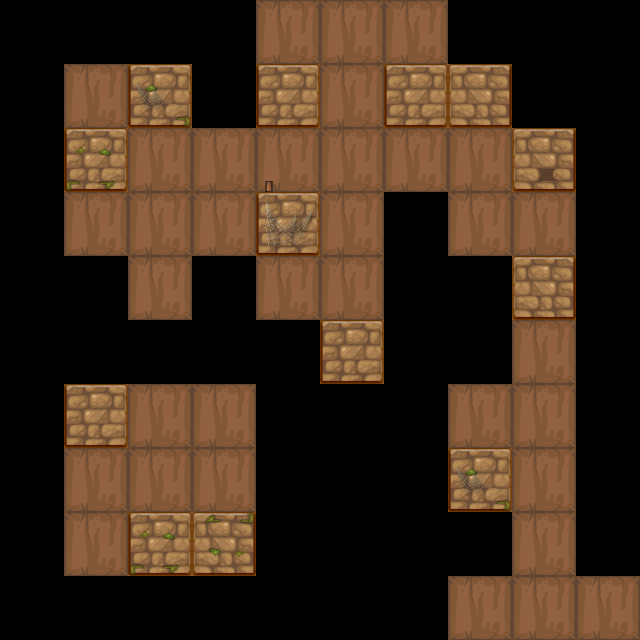

A 2D game scene composited from a Tiled map and its tileset images. What follows is a short description and the map's XML, with each tile layer's data collapsed to a summary:
An orthogonal 10x10 tile map with 64x64 px tiles, 2 tile layers (bg1, fg1) and 17 objects (11x wall, enemy, door, banziL, key, ...).

<map version="1.0" orientation="orthogonal" renderorder="right-down" width="10" height="10" tilewidth="64" tileheight="64">
 <properties>
  <property name="maxStep" value="6" />
 </properties>
 <tileset firstgid="1" name="lv1map" tilewidth="64" tileheight="64">
  <image source="lv1map.png" width="256" height="256" />
 </tileset>
 <layer name="bg1" width="10" height="10">
  <data>[100 cells, 47 non-empty, 3 distinct tile ids]</data>
 </layer>
 <layer name="fg1" width="10" height="10">
  <data>[100 cells, 8 non-empty, 5 distinct tile ids]</data>
 </layer>
 <objectgroup name="obj1">
  <object name="wall" x="128" y="64" width="64" height="64" />
  <object name="wall" x="256" y="64" width="64" height="64" />
  <object name="wall" x="384" y="64" width="128" height="64" />
  <object name="wall" x="512" y="128" width="64" height="64" />
  <object name="wall" x="512" y="256" width="64" height="64" />
  <object name="wall" x="256" y="192" width="64" height="64" />
  <object name="wall" x="320" y="320" width="64" height="64" />
  <object name="wall" x="448" y="448" width="64" height="64" />
  <object name="wall" x="64" y="384" width="64" height="64" />
  <object name="wall" x="128" y="512" width="128" height="64" />
  <object name="enemy" x="128" y="448" width="64" height="64" />
  <object name="door" x="192" y="448" width="64" height="64" />
  <object name="banziL" x="256" y="128" width="13" height="64">
   <properties>
    <property name="isOver" value="false" />
   </properties>
  </object>
  <object name="key" x="320" y="384" width="64" height="64">
   <properties>
    <property name="active" value="false" />
   </properties>
  </object>
  <object name="torches" x="64" y="384" width="64" height="64" />
  <object name="player" x="320" y="256" width="64" height="64" />
  <object name="wall" x="64" y="128" width="64" height="64" />
 </objectgroup>
</map>
